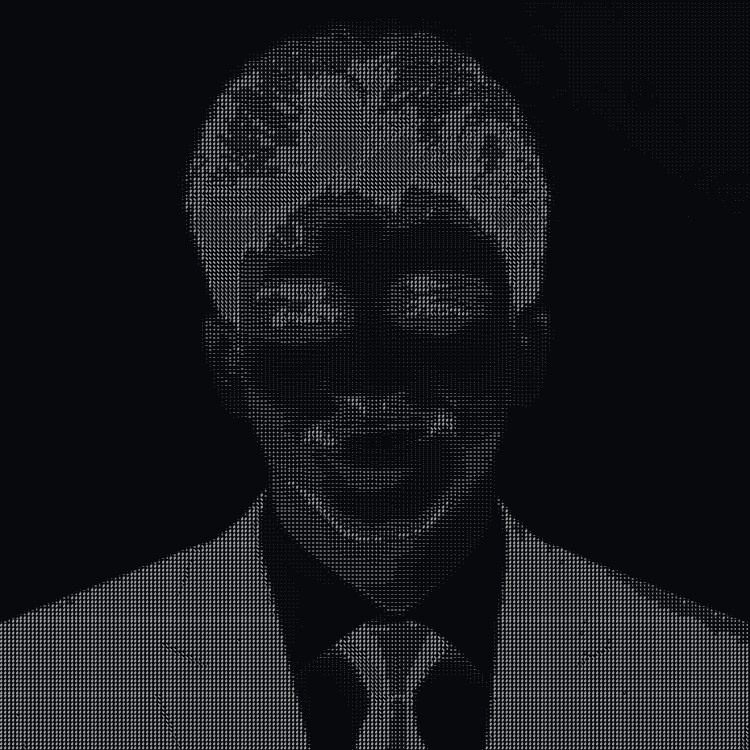
#> input picture assets/profile-ascii-1500-static.png, 1500 x 1500 px (shown at 1/2 size)
$ python generate_ascii_animation.py --photo ../assets/profile-ascii-1500-static.png
#> lines starting #> are read from the running program, lines starting #| are printed output that depends on the picture
#!/usr/bin/env python3
"""Generate the top-to-bottom ASCII profile animation (1500 x 1500 px, exactly 120 GIF frames).

    pip install pillow numpy
    python3 scripts/generate_ascii_animation.py

Default input  : assets/profile-ascii-1500-static.png   (your finished 1500 x 1500 ASCII portrait; never modified)
Default output : assets/profile-ascii-1500-topdown-120frames.gif

The animation reveals that portrait one line of characters at a time, from the top row to the bottom row,
like a terminal writing the image. Lines already written stay on screen.

Timeline (120 frames, every frame different from the one before it):
    frames   1- 96   write rows top to bottom, 50 ms each, small cursor block on the next row
    frames  97-110   hold the finished portrait, cursor block breathes in and out, 150 ms each
    frames 111-120   clear the screen top to bottom, 50 ms each, so the loop restarts from a blank terminal

To rebuild the portrait itself from a new photo instead of animating the existing render:
    python3 scripts/generate_ascii_animation.py --photo assets/profile-source.jpg --write-static
This converts the photo with a real luminance-to-character mapping (see render_from_photo). The glyphs come from
Roboto Mono and will not be pixel-identical to the existing PNG; keep the default mode to keep today's look.
"""
import argparse
import math
import pathlib
import struct
import sys

import numpy as np
from PIL import Image, ImageDraw, ImageFont, ImageOps

ROOT = pathlib.Path(__file__).resolve().parent.parent
ASSETS = ROOT / "assets"
SIZE, CELL = 1500, 8                       # canvas and character cell (187 x 187 characters)
WRITE, HOLD, ERASE = 96, 14, 10            # frame allocation, must add up to 120
TOTAL = WRITE + HOLD + ERASE
MS_WRITE, MS_HOLD, MS_ERASE = 50, 150, 50
CURSOR_RGB = (150, 158, 170)
BG = (7, 9, 12)

# photo mode only
RAMP = " .:-=+*#%@"
BLACK_POINT, GAMMA, CUTOFF = 0.16, 0.95, 2
FOCUS_X, FOCUS_Y = 0.5, 0.42
INK = (214, 214, 216)


def render_from_photo(path):
    """Real image-to-ASCII conversion: crop square, average to 187x187 cells, map brightness to RAMP."""
    img = ImageOps.exif_transpose(Image.open(path)).convert("RGB")
    s = min(img.size)
    left = min(max(int(FOCUS_X * img.width - s / 2), 0), img.width - s)
    top = min(max(int(FOCUS_Y * img.height - s / 2), 0), img.height - s)
    g = ImageOps.autocontrast(ImageOps.grayscale(img.crop((left, top, left + s, top + s))), cutoff=CUTOFF)
    n = SIZE // CELL
    lum = np.asarray(g.resize((n, n), Image.BOX), dtype=np.float32) / 255.0
    lum = np.clip((lum - BLACK_POINT) / (1 - BLACK_POINT), 0, 1) ** GAMMA
    idx = np.rint(lum * (len(RAMP) - 1)).astype(int)
    fontfile = ASSETS / "fonts" / "RobotoMono-400.ttf"
    font = ImageFont.truetype(str(fontfile), 11) if fontfile.exists() else ImageFont.load_default()
    out = Image.new("RGB", (SIZE, SIZE), BG)
    d = ImageDraw.Draw(out)
    for r in range(n):
        for c in range(n):
            if idx[r, c]:
                d.text((c * CELL + CELL / 2, r * CELL + CELL / 2 + 1), RAMP[idx[r, c]], font=font, fill=INK, anchor="mm")
    return out


def row_edges(final):
    """Row boundaries, aligned to the gap line between rows of characters so no glyph is cut in half."""
    ink = (final.max(axis=2) > 60).sum(axis=1)
    gap = int(np.argmin([ink[r::CELL].sum() for r in range(CELL)]))
    edges = [0] + [y for y in range(gap, SIZE, CELL) if y >= CELL // 2] + [SIZE]
    if SIZE - edges[-2] < CELL // 2:
        edges.pop(-2)
    return edges


def build_frames(final, edges):
    rows = len(edges) - 1
    if rows < WRITE:
        sys.exit(f"only {rows} character rows; need at least {WRITE} to advance every frame")
    bg = np.zeros_like(final) + np.array(BG, np.uint8)
    cur = np.array(CURSOR_RGB, np.float32)
    frames, durs = [], []

    def block(img, row, alpha):
        y0, y1 = edges[row], edges[row + 1]
        reg = img[y0:y1, 0:CELL].astype(np.float32)
        img[y0:y1, 0:CELL] = np.clip(reg * (1 - alpha) + cur * alpha, 0, 255).astype(np.uint8)

    for f in range(WRITE):                                   # 1. write, top to bottom
        n = int(round(rows * (f + 1) / WRITE))
        img = bg.copy()
        img[:edges[n]] = final[:edges[n]]
        if n < rows:
            block(img, n, 0.85)
        frames.append(img); durs.append(MS_WRITE)
    for k in range(HOLD):                                    # 2. hold, cursor breathes (never equal twice in a row)
        a = 0.15 + 0.60 * (1 - math.cos(2 * math.pi * (k + 0.3) / HOLD)) / 2     # 0.15 .. 0.75, never 0
        img = final.copy()
        block(img, rows - 1, a)
        frames.append(img); durs.append(MS_HOLD)
    for e in range(ERASE):                                   # 3. clear, top to bottom
        m = int(round(rows * (e + 1) / ERASE))
        img = final.copy()
        img[:edges[m]] = bg[:edges[m]]
        frames.append(img); durs.append(MS_ERASE)
    for i in range(1, len(frames)):
        if np.array_equal(frames[i], frames[i - 1]):
            sys.exit(f"frame {i + 1} equals frame {i}; the GIF writer would merge them")
    if np.array_equal(frames[-1], frames[0]):
        sys.exit("last frame equals first frame")
    return frames, durs


def count_gif_frames(path):
    """Independent count: walk the GIF block structure and count image descriptors."""
    b = pathlib.Path(path).read_bytes()
    assert b[:6] in (b"GIF87a", b"GIF89a")
    flags = b[10]
    p = 13 + (3 * 2 ** ((flags & 7) + 1) if flags & 0x80 else 0)
    n = 0
    skip = lambda p: next(i for i in range(p, len(b)) if b[i] == 0) + 1 if False else p
    while p < len(b):
        t = b[p]
        if t == 0x3B:
            break
        if t == 0x21:                                        # extension: label, then sub-blocks
            p += 2
            while b[p]:
                p += b[p] + 1
            p += 1
        elif t == 0x2C:                                      # image descriptor
            n += 1
            lf = b[p + 9]
            p += 10 + (3 * 2 ** ((lf & 7) + 1) if lf & 0x80 else 0)
            p += 1                                           # LZW minimum code size
            while b[p]:
                p += b[p] + 1
            p += 1
        else:
            raise ValueError(f"bad GIF block 0x{t:02x} at {p}")
    return n


def main():
    ap = argparse.ArgumentParser(description=__doc__, formatter_class=argparse.RawDescriptionHelpFormatter)
    ap.add_argument("--ascii-image", default=str(ASSETS / "profile-ascii-1500-static.png"))
    ap.add_argument("--photo", help="convert this photo to ASCII instead of using --ascii-image")
    ap.add_argument("--write-static", action="store_true", help="with --photo: save the render as the static PNG")
    ap.add_argument("--out", default=str(ASSETS / "profile-ascii-1500-topdown-120frames.gif"))
    args = ap.parse_args()

    if args.photo:
        im = render_from_photo(args.photo)
#> in render_from_photo, img is the input picture: PIL image 1500x1500 RGB; mean R, G, B 23.5, 25.4, 28.2
#> in render_from_photo, `lum = np.asarray(g.resize((n, n), Image.BOX), dtype=np.float32) / 255.0`:
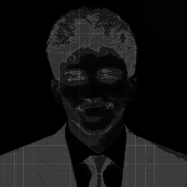
#> lum: shape (187, 187) float32; min 0, max 0.388, mean 0.0751
#> in render_from_photo, `lum = np.clip((lum - BLACK_POINT) / (1 - BLACK_POINT), 0, 1) ** GAMMA`:
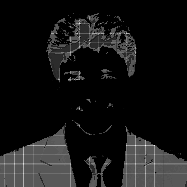
#> lum: shape (187, 187) float32; min 0, max 0.29, mean 0.0247; drawn with min black and max white
#> in render_from_photo, `idx = np.rint(lum * (len(RAMP) - 1)).astype(int)`:
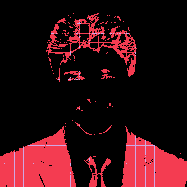
#> idx: shape (187, 187) int64; 4 distinct labels, from 0 to 3; one colour per label, 0 black
#> in render_from_photo, `out = Image.new("RGB", (SIZE, SIZE), BG)`:
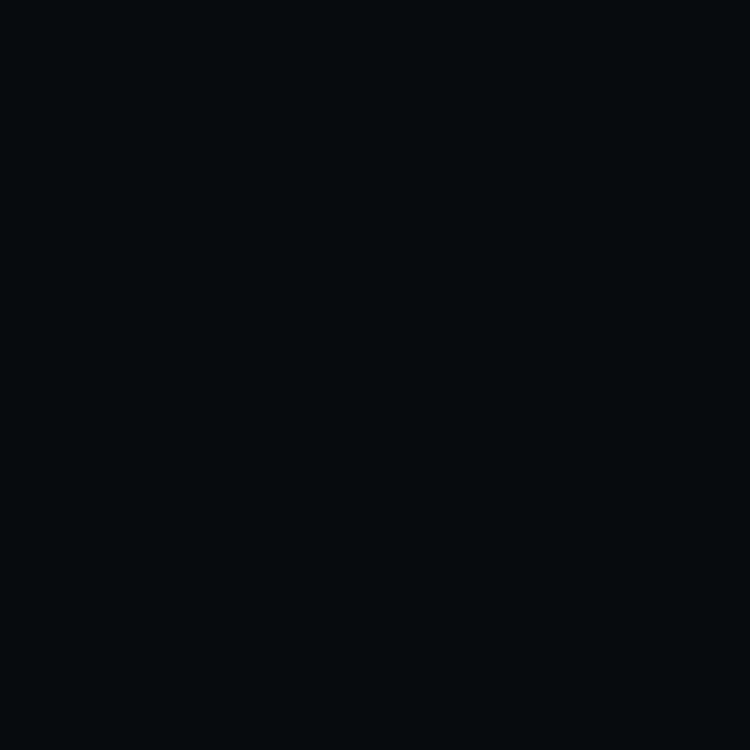
#> out: PIL image 1500x1500 RGB (shown at 1/2 size); mean R, G, B 7, 9, 12
        if args.write_static:
            im.save(args.ascii_image, optimize=True)
            print("wrote", args.ascii_image)
    else:
        im = Image.open(args.ascii_image).convert("RGB")
    if im.size != (SIZE, SIZE):
        sys.exit(f"expected a {SIZE}x{SIZE} image, got {im.size}")
    final = np.asarray(im)
    edges = row_edges(final)
#> in row_edges, `ink = (final.max(axis=2) > 60).sum(axis=1)`: ink = 1500 values, max 150 at index 1496, min 0 at index 0, mean 5.29
#> in row_edges, `gap = int(np.argmin([ink[r::CELL].sum() for r in range(CELL)]))`: gap = 1
#> edges = 188 values from 0 to 1500
    frames, durs = build_frames(final, edges)
#> in build_frames, `rows = len(edges) - 1`: rows = 187
#> the loop in build_frames, `for f in range(WRITE):` made 96 passes
#> (n, y0 in block, y1 in block) on passes 1 to 12: (2, 17, 25), (4, 33, 41), (6, 49, 57), (8, 65, 73), (10, 81, 89), (12, 97, 105), (14, 113, 121), (16, 129, 137), (18, 145, 153), (19, 153, 161), (21, 169, 177), (23, 185, 193)
#> n on passes 61 to 66: 119, 121, 123, 125, 127, 129
#> after the loop in build_frames, `for f in range(WRITE):`: durs = 96 values from 50 to 50; frames = 96 items
#> after the loop in build_frames, `for k in range(HOLD):`: durs = 110 values from 50 to 150; frames = 110 items
#> the loop in build_frames, `for e in range(ERASE):` made 10 passes
#> m on passes 1 to 10: 19, 37, 56, 75, 94, 112, 131, 150, 168, 187
#> after the loop in build_frames, `for e in range(ERASE):`: durs = 120 values, max 150 at index 96, min 50 at index 0, mean 61.67; frames = 120 items
#> the loop in build_frames, `for i in range(1, len(frames)):` made 119 passes
#> frames = 120 items

    pal = im.quantize(256, method=Image.Quantize.MEDIANCUT, dither=Image.Dither.NONE)   # one palette for all frames
    pframes = [Image.fromarray(f).quantize(palette=pal, dither=Image.Dither.NONE) for f in frames]
#> pframes = 120 items
    pframes[0].save(args.out, save_all=True, append_images=pframes[1:], duration=durs, loop=0, optimize=False)

    # ---- verify what was actually written
    g = Image.open(args.out)
    n_pillow, n_raw = g.n_frames, count_gif_frames(args.out)
#> n_pillow = 113; n_raw = 113
    ok = (g.size == (SIZE, SIZE), n_pillow == TOTAL, n_raw == TOTAL, g.info.get("loop") == 0)
#> ok = (True, False, False, True)
    same = 0
    for i in range(g.n_frames):
        g.seek(i)
        same += np.array_equal(np.asarray(g.convert("RGB")), np.asarray(pframes[i].convert("RGB")))
#> after the loop, same = 97
    got = []
    for i in range(g.n_frames):
        g.seek(i); got.append(g.info["duration"])
#> after the loop, got = 113 values, max 750 at index 99, min 50 at index 0, mean 65.49
    print(f"character rows : {len(edges) - 1}")
#| character rows : 187
    print(f"size           : {g.size[0]} x {g.size[1]}")
#| size           : 1500 x 1500
    print(f"frames         : {n_pillow} (Pillow) / {n_raw} (raw GIF block count), expected {TOTAL}")
#| frames         : 113 (Pillow) / 113 (raw GIF block count), expected 120
    print(f"loop           : {g.info.get('loop')} (0 = forever)")
#| loop           : 0 (0 = forever)
    print(f"decoded frames identical to intended frames: {same}/{TOTAL}")
#| decoded frames identical to intended frames: 97/120
    print(f"duration       : {sum(got) / 1000:.2f} s  (write {MS_WRITE} ms x {WRITE}, hold {MS_HOLD} ms x {HOLD}, clear {MS_ERASE} ms x {ERASE})")
#| duration       : 7.40 s  (write 50 ms x 96, hold 150 ms x 14, clear 50 ms x 10)
    print(f"file size      : {pathlib.Path(args.out).stat().st_size / 1024 / 1024:.2f} MB")
    if not (all(ok) and same == TOTAL and got == durs):
#> (the run stopped early here; a loop or call above may not have finished)
